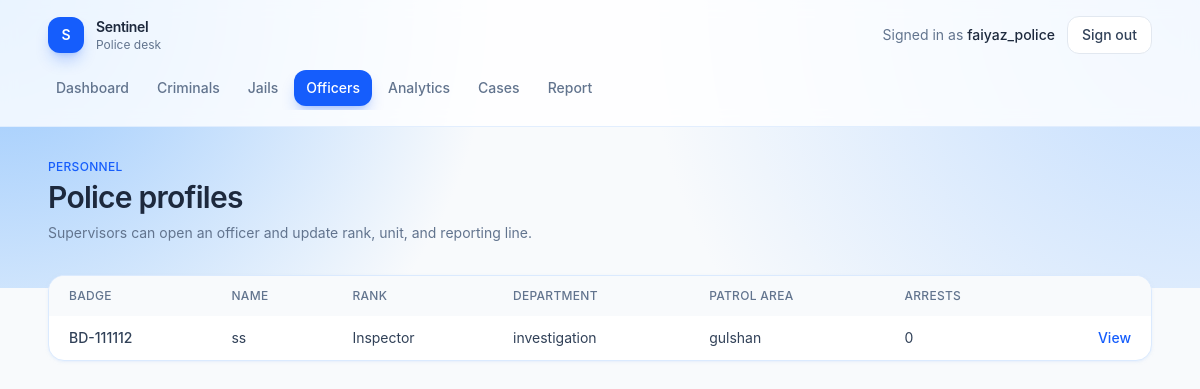
Page /officers (signed in) on the committed database.
### tables this page shows
CREATE TABLE POLICE (
    UID INTEGER PRIMARY KEY,
    badge_no TEXT UNIQUE,
    patrol_area TEXT,
    number_of_arrests INTEGER DEFAULT 0,
    department TEXT,
    rank TEXT,
    supervisor INTEGER,
    issupervisor boolean DEFAULT FALSE,
    FOREIGN KEY (UID) REFERENCES USER(UID),
    FOREIGN KEY (supervisor) REFERENCES POLICE(UID)
);

CREATE TABLE USER (
    UID INTEGER PRIMARY KEY,
    phone TEXT,
    age INTEGER,
    gender TEXT,
    role TEXT,
    name TEXT NOT NULL,
    password TEXT NOT NULL
);

### app.py (the view)
@app.route("/officers")
def officers():
    if not check_login():
        return redirect("/login")
    if session.get("role") != "police" or session.get("issupervisor") == False:
        return redirect("/dashboard")
    db = get_db()
    officers = db.execute("SELECT p.UID, u.Name, p.rank, p.department, p.patrol_area, p.badge_no FROM Police p JOIN User u ON p.UID = u.UID where p.supervisor = ?", (session.get("loggedin_UID"),)).fetchall()
    return render_template("officers.html", officers=officers)

### app.py (called while the page is built)
def get_db():
    if "db" not in g:
        g.db = sqlite3.connect(app.config["DATABASE"])
        g.db.row_factory = sqlite3.Row
    return g.db

def check_login():
    if session.get("loggedin_UID") is None:
        return False
    return True

@app.context_processor
def inject_current_user():
    uid = session.get("loggedin_UID")
    if not uid:
        return {"user_name": "Guest"}
    name = session.get("name")
    if not name:
        db = get_db()
        row = db.execute("SELECT name FROM USER WHERE UID = ?", (uid,)).fetchone()
        name = row["name"] if row else "Guest"
        session["name"] = name
    return {"user_name": name}

@app.after_request
def disable_cache(response):
    response.headers["Cache-Control"] = "no-store, no-cache, must-revalidate, max-age=0"
    response.headers["Pragma"] = "no-cache"
    response.headers["Expires"] = "0"
    return response

### templates/officers.html (shortened to what this page needs)
{% extends "app.html" %}
{% set officers = officers if officers is defined else [
    {"UID": 1, "name": "rahman", "badge_no": "BD-1042", "rank": "Inspector", "department": "Investigation", "patrol_area": "Gulshan", "arrests": 12, "supervisor_name": None},
    {"UID": 3, "name": "ayesha", "badge_no": "BD-2218", "rank": "Sergeant", "department": "Patrol", "patrol_area": "Mirpur", "arrests": 7, "supervisor_name": "rahman"},
    {"UID": 4, "name": "imran", "badge_no": "BD-3301", "rank": "Constable", "department": "Patrol", "patrol_area": "Motijheel", "arrests": 4, "supervisor_name": "rahman"},
] %}
{% block page %}
<div class="mb-8">
    <p class="text-xs font-medium uppercase tracking-wide text-blue-600">Personnel</p>
    <h1 class="mt-1 text-3xl font-semibold tracking-tight text-slate-800">Police profiles</h1>
    <p class="mt-2 text-sm text-slate-500">Supervisors can open an officer and update rank, unit, and reporting line.</p>
</div>
<article class="overflow-hidden rounded-2xl border border-blue-100 bg-white shadow-sm shadow-blue-100/50">
    {% if officers %}
    <div class="overflow-x-auto">
        <table class="w-full text-left text-sm">
            <thead class="bg-slate-50 text-xs uppercase tracking-wide text-slate-500">
                <tr>
                    <th class="px-5 py-3 font-medium">Badge</th>
                    <th class="px-5 py-3 font-medium">Name</th>
                    <th class="px-5 py-3 font-medium">Rank</th>
                    <th class="px-5 py-3 font-medium">Department</th>
                    <th class="px-5 py-3 font-medium">Patrol area</th>
                    <th class="px-5 py-3 font-medium">Arrests</th>
                    <th class="px-5 py-3 font-medium"></th>
                </tr>
            </thead>
            <tbody class="divide-y divide-slate-100">
                {% for officer in officers %}
                <tr class="text-slate-700">
                    <td class="px-5 py-3 font-medium">{{ officer.badge_no or "—" }}</td>
                    <td class="px-5 py-3">{{ officer.name }}</td>
                    <td class="px-5 py-3">{{ officer.rank or "—" }}</td>
                    <td class="px-5 py-3">{{ officer.department or "—" }}</td>
                    <td class="px-5 py-3">{{ officer.patrol_area or "—" }}</td>
                    <td class="px-5 py-3">{{ officer.arrests or 0 }}</td>
                    <td class="px-5 py-3 text-right">
                        <a href="{{ url_for('officer_detail', uid=officer.UID) }}" class="font-medium text-blue-600 hover:text-blue-700">View</a>
                    </td>
                </tr>
                {% endfor %}
            </tbody>
        </table>
    </div>
    {% else %}
    <p class="px-5 py-10 text-center text-sm text-slate-500">No police profiles yet.</p>
    {% endif %}
</article>
{% endblock %}

### templates/app.html (shortened to what this page needs)
{% extends "layout.html" %}
{% set role = role|default(user.role if user is defined and user else session.get("role", "user")) %}
{% set user_name = user.name if user is defined and user else user_name %}
{% set path = request.path %}
{% block content %}
<div class="min-h-screen bg-slate-50">
    <div class="pointer-events-none absolute inset-x-0 top-0 h-72 bg-[radial-gradient(circle_at_top_left,_#93c5fd_0%,_transparent_40%),radial-gradient(circle_at_top_right,_#bfdbfe_0%,_transparent_45%)]"></div>
    <header class="relative border-b border-blue-100/80 bg-white/80 backdrop-blur">
        <div class="mx-auto flex max-w-6xl flex-col gap-4 px-4 py-4 sm:px-6">
            <div class="flex items-center justify-between">
                <a href="{{ url_for('dashboard') }}" class="flex items-center gap-3">
                    <span class="flex h-9 w-9 items-center justify-center rounded-xl bg-blue-600 text-sm font-semibold text-white shadow-lg shadow-blue-600/25">S</span>
                    <div>
                        <p class="text-sm font-semibold tracking-tight text-slate-800">Sentinel</p>
                        <p class="text-xs text-slate-500">{{ "Police desk" if role == "police" else "Public portal" }}</p>
                    </div>
                </a>
                <div class="flex items-center gap-3">
                    <p class="hidden text-sm text-slate-500 sm:block">Signed in as <span class="font-medium text-slate-800">{{ user_name }}</span></p>
                    <a href="{{ url_for('logout') }}" class="rounded-xl border border-slate-200 bg-white px-3.5 py-2 text-sm font-medium text-slate-700 transition hover:border-blue-200 hover:bg-blue-50 hover:text-blue-700">
                        Sign out
                    </a>
                </div>
            </div>
            <nav class="-mx-1 flex gap-1 overflow-x-auto pb-1 text-sm font-medium">
                {% macro nav_link(href, label, active) %}
                <a
                    href="{{ href }}"
                    class="whitespace-nowrap rounded-xl px-3 py-2 transition {% if active %}bg-blue-600 text-white shadow-lg shadow-blue-600/25{% else %}text-slate-500 hover:bg-blue-50 hover:text-blue-700{% endif %}"
                >{{ label }}</a>
                {% endmacro %}
                {% if role == "police" %}
                    {{ nav_link(url_for("dashboard"), "Dashboard", path == "/dashboard") }}
                    {{ nav_link(url_for("criminals"), "Criminals", path.startswith("/criminals")) }}
                    {{ nav_link(url_for("jails"), "Jails", path.startswith("/jails")) }}
                    {% if session.get("issupervisor") %}
                    {{ nav_link(url_for("officers"), "Officers", path.startswith("/officers")) }}
                    {% endif %}
                    {{ nav_link(url_for("analytics"), "Analytics", path.startswith("/analytics")) }}
                    {{ nav_link(url_for("incidents"), "Cases", path.startswith("/incidents")) }}
                    {{ nav_link(url_for("report_incident"), "Report", path.startswith("/report")) }}
                {% endif %}
            </nav>
        </div>
    </header>
    <main class="relative mx-auto max-w-6xl px-4 py-8 sm:px-6">
        {% block page %}{% endblock %}
    </main>
</div>
{% endblock %}

### templates/layout.html (shortened to what this page needs)
<!DOCTYPE html>
<html lang="en">
<head>
    <link rel="stylesheet" href="{{ url_for('static', filename='output.css') }}">
</head>
<body class="min-h-screen bg-slate-50 text-slate-800 antialiased">
    {% block content %}{% endblock %}
</body>
</html>

### rows in the picture
POLICE: badge_no "BD-111112", name "ss", rank "Inspector", department "investigation", patrol_area "gulshan", number_of_arrests "0"

### other values in the picture
{{ "Police desk" if role == "police" else "Public portal" }} "Police desk"
{{ user_name }} "faiyaz_police"
{{ label }} "Dashboard Criminals Jails Officers Analytics Cases Report"
